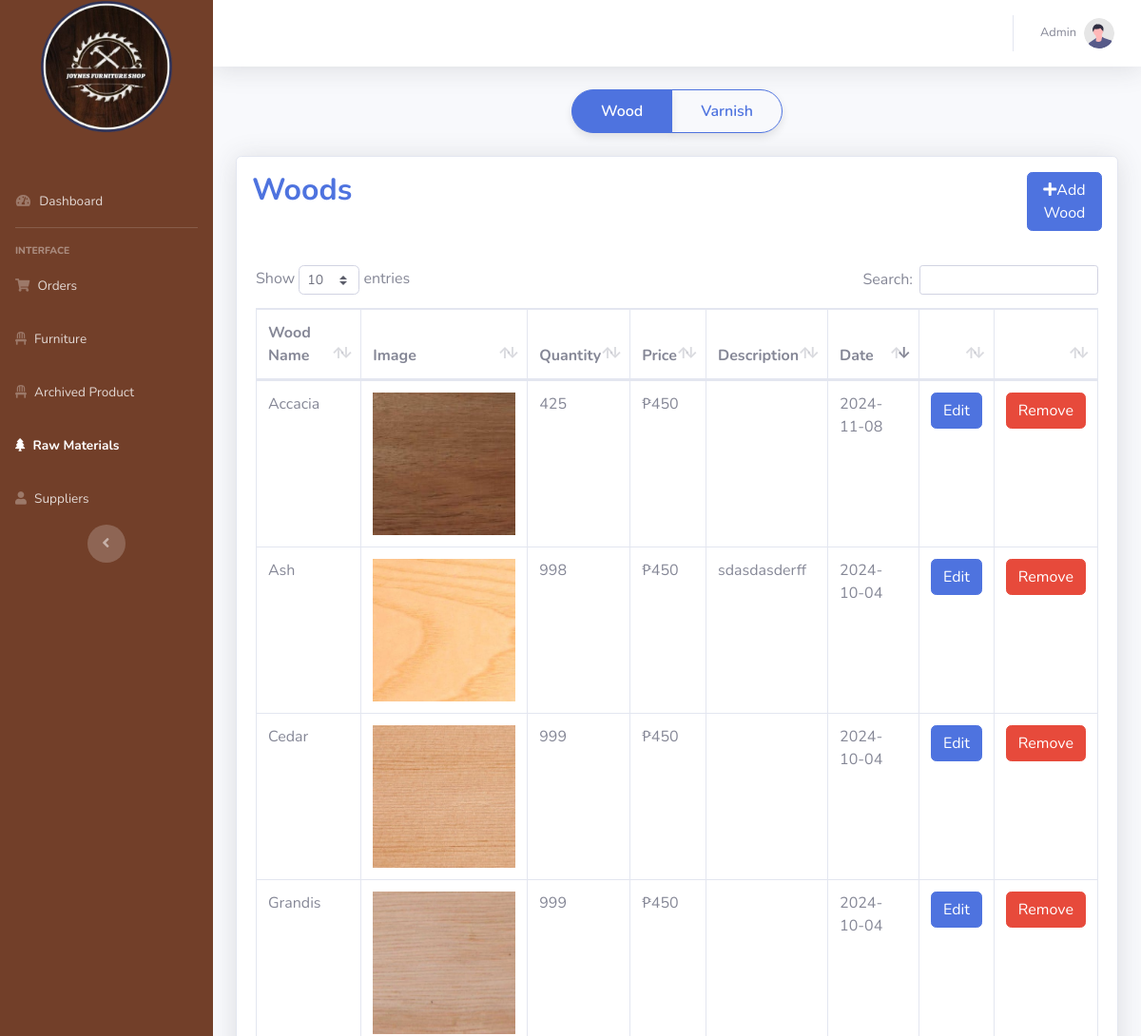
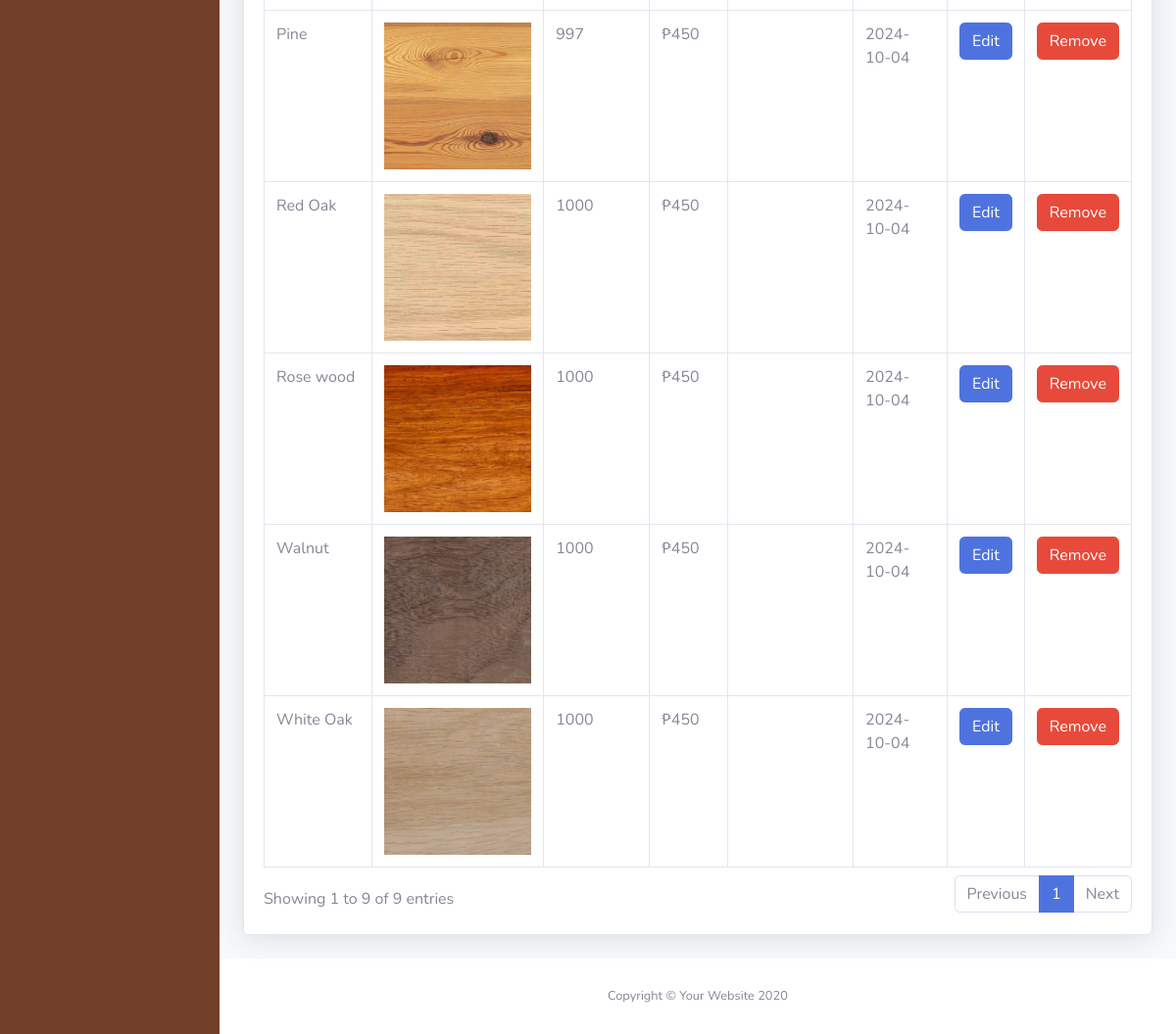
The app's page /rawtable.php, older data (2 pictures, top to bottom).
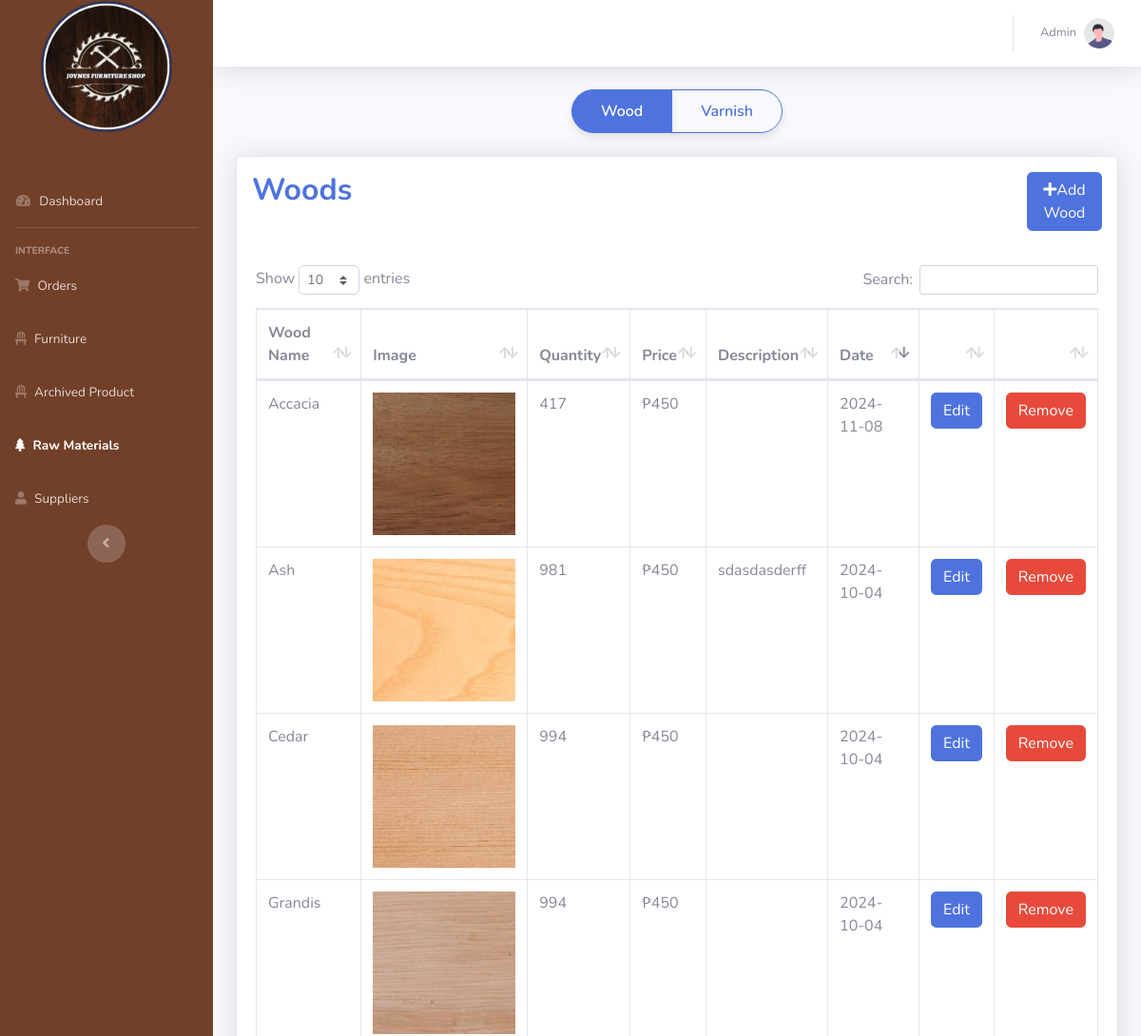
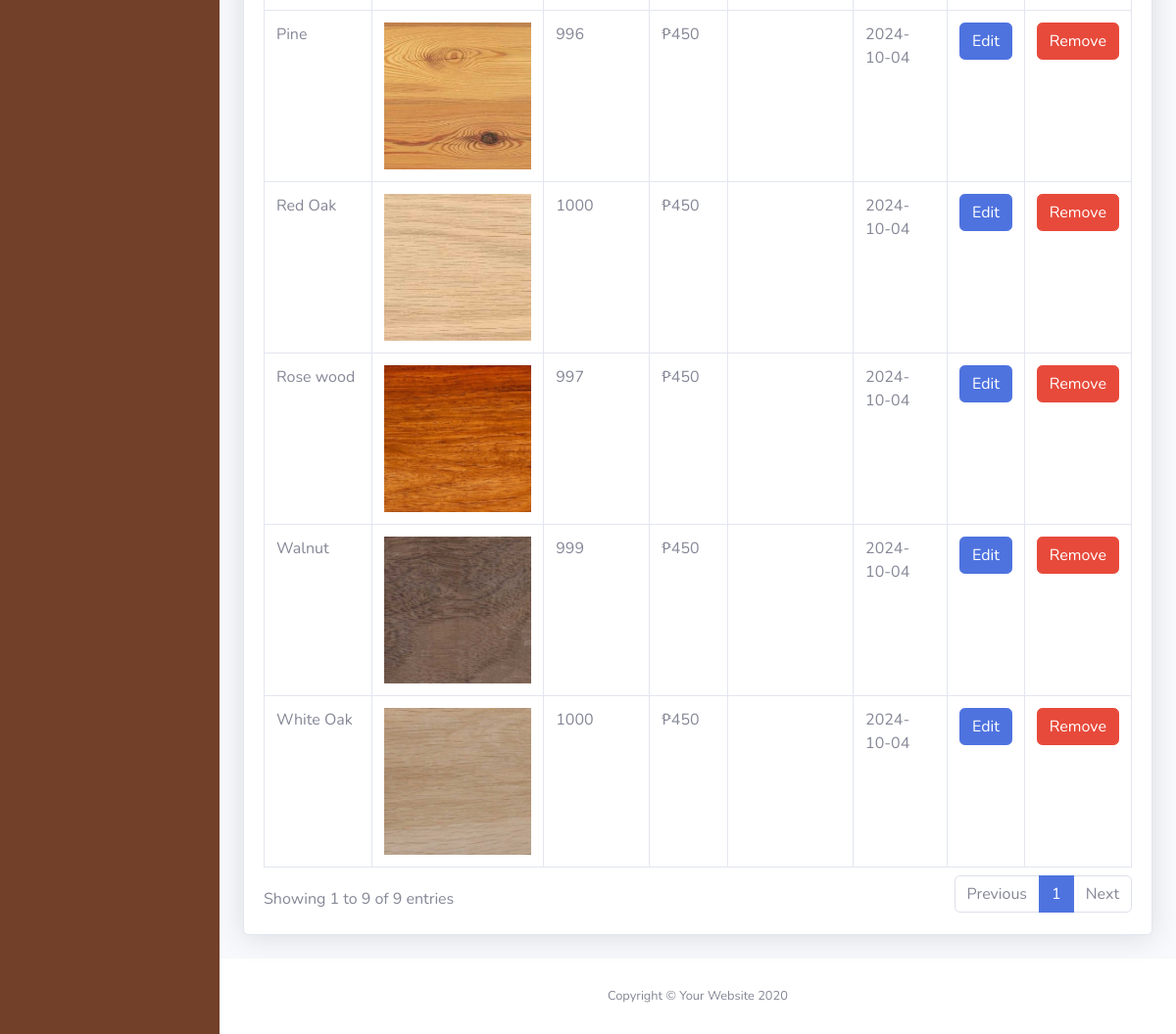
The same page, newer data (2 pictures, top to bottom).
### tables this page shows
CREATE TABLE `rawmtbl` (
  `pID` int(11) NOT NULL,
  `pName` varchar(255) NOT NULL,
  `image` varchar(255) NOT NULL,
  `pQuantity` int(11) NOT NULL,
  `pCost` int(255) NOT NULL,
  `pDes` varchar(255) NOT NULL,
  `date` date NOT NULL
);

### rawtable.php (the view, shortened to what the changed rows need)
<?php
include("database.php");
$rawsql = "SELECT * FROM rawmtbl";
$rawresult = mysqli_query($conn, $rawsql);
?>
<!DOCTYPE html>
<html lang="en">
<head>
    <link href="vendor/fontawesome-free/css/all.min.css" rel="stylesheet" type="text/css">
    <link href="css/sb-admin-2.min.css" rel="stylesheet">
    <link href="css/newstyle.css" rel="stylesheet">
    <link href="vendor/datatables/dataTables.bootstrap4.min.css" rel="stylesheet">
</head>
<body id="page-top">
    <div id="wrapper">
        <div id="content-wrapper" class="d-flex flex-column">
            <div id="content">
                    <div class="container-fluid">
                        <div id="woodsContainer" style="display: block; opacity: 1; transition: opacity 0.5s ease;">
                            <div class="card shadow mb-4">
                                <div class="row  py-3 px-3">
                                    <div class="col-lg-10">
                                        <h2 class=" font-weight-bold text-primary">Woods</h2>
                                    </div>
                                </div>
                                <div class="card-body">
                                    <div class="table-responsive">
                                        <table class="table table-bordered" id="woodsTable" width="100%" cellspacing="0">
                                            <thead>
                                                <tr>
                                                    <th>Wood Name</th>
                                                    <th>Image</th>
                                                    <th>Quantity</th>
                                                    <th>Price</th>
                                                    <th>Description</th>
                                                    <th>Date</th>
                                                    <th></th>
                                                    <th></th>
                                                </tr>
                                            </thead>
                                            <tbody>
                                                <tr>
                                                    <?php
                                                    while ($row = mysqli_fetch_assoc($rawresult)) {
                                                        ?>
                                                        <td><?php echo $row['pName']; ?></td>
                                                        <td>
                                                            <center><img src="./up/<?php echo $row['image']; ?>" alt="" width="150"
                                                                    height="150"></center>
                                                        </td>
                                                        <td><?php echo $row['pQuantity']; ?></td>
                                                        <td>&#8369;<?php echo number_format($row['pCost'], 0, '.', ','); ?></td>
                                                        <td><?php echo $row['pDes']; ?></td>
                                                        <td><?php echo $row['date']; ?></td>
                                                        <td>
                                                            <center><button class="update btn btn-primary" data-toggle="modal"
                                                                    data-target="#editRawModal" data-id="<?php echo $row['pID']; ?>"
                                                                    data-name="<?php echo $row['pName']; ?>"
                                                                    data-quantity="<?php echo $row['pQuantity']; ?>"
                                                                    data-price="<?php echo $row['pCost']; ?>"
                                                                    data-description="<?php echo $row['pDes']; ?>"
                                                                    data-image="<?php echo $row['image']; ?>">
                                                                    Edit
                                                                </button></center>
                                                        </td>
                                                        <td>
                                                            <center><a href="rawmdelete.php?id=<?php echo $row['pID']; ?>"><button
                                                                        class="delete btn btn-danger">Remove</button></a></center>
                                                        </td>
                                                    </tr>
                                                    <?php
                                                    }
                                                    ?>
                                            </tbody>
                                        </table>
                                    </div>
                                </div>
                            </div>
                        </div>
                    </div>
            </div>
        </div>
    </div>
</body>
</html>

Row changes from the older to the newer data that the page shows:
changed rawmtbl "Accacia": pQuantity "425" → "417"
changed rawmtbl "Ash": pQuantity "998" → "981"
changed rawmtbl "Cedar": pQuantity "999" → "994"
changed rawmtbl "Grandis": pQuantity "999" → "994"
changed rawmtbl "Pine": pQuantity "997" → "996"
changed rawmtbl "Rose wood": pQuantity "1000" → "997"
changed rawmtbl "Walnut": pQuantity "1000" → "999"
